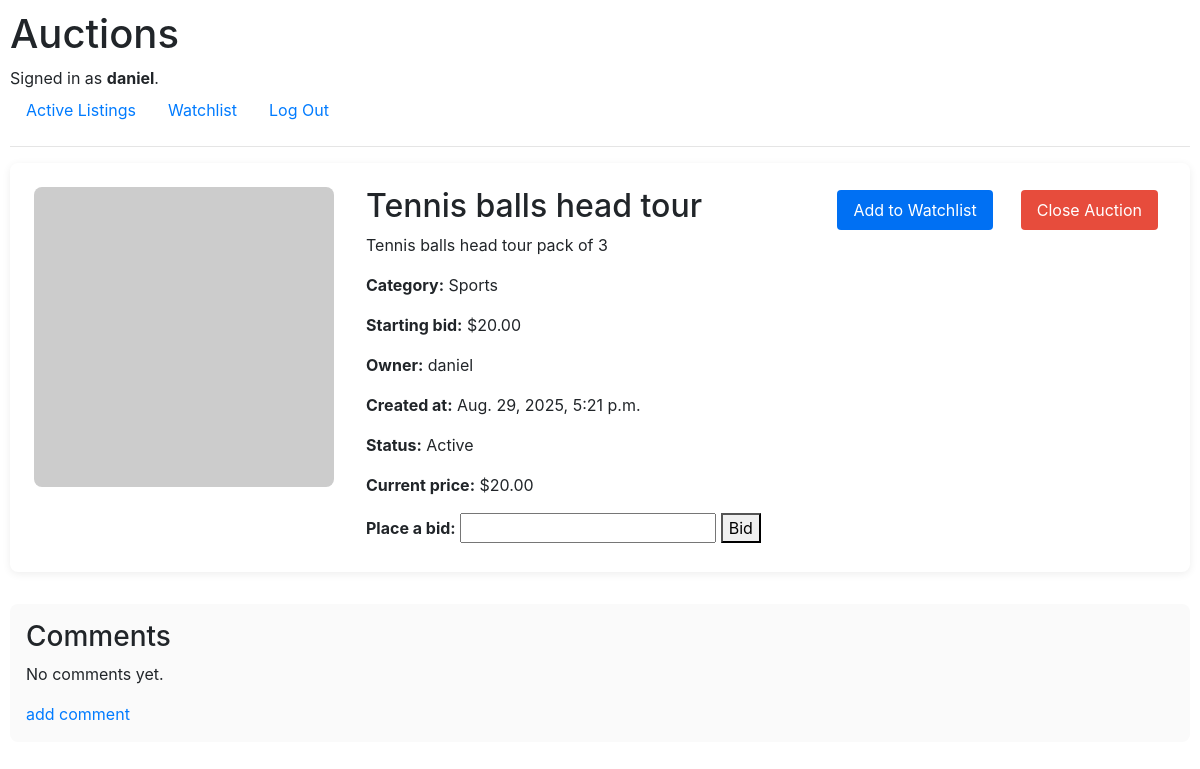
Screenshot of /listing/3 (signed in) with the database file from the repository.
### auctions/models.py (models this page shows, shortened)
class User(AbstractUser):
    pass

class AuctionListing(models.Model):
    title = models.CharField(max_length=64)
    description = models.TextField()
    starting_bid = models.DecimalField(max_digits=10, decimal_places=2)
    image_url = models.URLField(blank=True, null=True, max_length=400)
    created_at = models.DateTimeField(auto_now_add=True)
    is_active = models.BooleanField(default=True)
    owner = models.ForeignKey(User, on_delete=models.CASCADE, related_name="listings")
    category = models.ForeignKey("AuctionCategorie", on_delete=models.SET_NULL, null=True, blank=True, related_name="listings")
    def get_current_price(self):
        bids = self.bids.all()
        if bids:
            return bids.aggregate(Max('amount'))['amount__max']
        return self.starting_bid

class AuctionCategorie(models.Model):
    name = models.CharField(max_length=64)

### auctions/views.py (the view)
# urls.py: path("listing/<int:listing_id>", views.listing_view, name="listing"),
def listing_view(request, listing_id):
    if request.user.is_authenticated:
        user = request.user
        is_watchlisted = True if user.watchlist.filter(listing_id=listing_id).first() else False
    else:
        is_watchlisted = False
    listing = AuctionListing.objects.get(id=listing_id)
    return render(request, "auctions/listing_page.html", {
        "listing": listing,
        "is_watchlisted": is_watchlisted
    })

### auctions/templates/auctions/listing_page.html (shortened to what this page needs)
{% extends "auctions/layout.html" %}
{% load static %}
{% block extra_css %}
    <link href="{% static 'auctions/listing.css' %}" rel="stylesheet">
{% endblock %}
{% block body %}
    <div class="listing-detail-card">
        <div class="listing-detail-image">
            {% if listing.image_url %}
                <img src="{{ listing.image_url }}" alt="{{ listing.title }}" />
            {% else %}
                <img src="https://via.placeholder.com/300x300?text=No+Image" alt="No image" />
            {% endif %}
        </div>
        <div class="listing-detail-info">
            <div class="listing-header">
                <h2>{{ listing.title }}</h2>
                <div class="listing-actions">
                    {% if user.is_authenticated %}
                        <form method="post" action="{% url is_watchlisted|yesno:'remove_from_watchlist,add_to_watchlist' listing.id %}">
                            {% if is_watchlisted %}
                                <button type="submit" class="watchlist-btn remove">Remove from Watchlist</button>
                            {% else %}
                                <button type="submit" class="watchlist-btn add">Add to Watchlist</button>
                            {% endif %}
                        </form>
                    {% endif %}
                    {% if user.is_authenticated and user == listing.owner and listing.is_active %}
                        <form method="post" action="{% url 'close_auction' listing.id %}" style="margin-left:10px;">
                            <button type="submit" class="delete-btn">Close Auction</button>
                        </form>
                    {% endif %}
                </div>
            </div>
            <p>{{ listing.description }}</p>
            <p><strong>Category:</strong> {{ listing.category.name }}</p>
            <p><strong>Starting bid:</strong> ${{ listing.starting_bid }}</p>
            <p><strong>Owner:</strong> {{ listing.owner.username }}</p>
            <p><strong>Created at:</strong> {{ listing.created_at }}</p>
            <p><strong>Status:</strong> {% if listing.is_active %}Active{% else %}Closed{% endif %}</p>
            <p><strong>Current price:</strong> ${{ listing.get_current_price|floatformat:2 }}</p>
            {% if user.is_authenticated and listing.is_active %}
                <form method="post" action="{% url 'bid' listing.id %}" style="margin-top:15px;">
                    <label for="bid_amount"><strong>Place a bid:</strong></label>
                    <input type="number" step="0.01" min="{{ listing.get_current_price }}" name="bid_amount" id="bid_amount" required>
                    <button type="submit" class="bid-btn">Bid</button>
                </form>
            {% endif %}
        </div>
    </div>
    <div class="comments-section">
        <h3>Comments</h3>
        {% if comments %}
            <ul class="comments-list">
                {% for comment in comments %}
                    <li>
                        <strong>{{ comment.user.username }}</strong> ({{ comment.created_at }}):<br>
                        {{ comment.text }}
                    </li>
                {% endfor %}
            </ul>
        {% else %}
            <p>No comments yet.</p>
        {% endif %}
        {% if user.is_authenticated %}
            <a href="">add comment</a>
        {% else %}
            <p><a href="{% url 'login' %}">Log in</a> to post a comment.</p>
        {% endif %}
    </div>
{% endblock %}

### auctions/templates/auctions/layout.html (shortened to what this page needs)
{% load static %}
<!DOCTYPE html>
<html lang="en">
    <head>
        <link rel="stylesheet" href="https://stackpath.bootstrapcdn.com/bootstrap/4.4.1/css/bootstrap.min.css">
        <link href="{% static 'auctions/styles.css' %}" rel="stylesheet">
        {% block extra_css %}{% endblock %}
    </head>
    <body>
        <h1>Auctions</h1>
        <div>
            {% if user.is_authenticated %}
                Signed in as <strong>{{ user.username }}</strong>.
            {% else %}
                Not signed in.
            {% endif %}
        </div>
        <ul class="nav">
            <li class="nav-item">
                <a class="nav-link" href="{% url 'index' %}">Active Listings</a>
            </li>
            {% if user.is_authenticated %}
                <li class="nav-item">
                    <a class="nav-link" href="{% url 'user_watchlist' %}">Watchlist</a>
                </li>
                <li class="nav-item">
                    <a class="nav-link" href="{% url 'logout' %}">Log Out</a>
                </li>
            {% endif %}
        </ul>
        <hr>
        {% block body %}
        {% endblock %}
    </body>
</html>

### auctions/static/auctions/styles.css (style rules this page uses)
body { padding: 10px; }

### auctions/static/auctions/listing.css (style rules this page uses)
.listing-detail-card { display: flex; gap: 32px; margin-bottom: 32px; background: #fff; border-radius: 8px; box-shadow: 0 2px 8px rgba(0,0,0,0.07); padding: 24px; }
.listing-detail-image img { width: 300px; height: 300px; object-fit: cover; border-radius: 8px; }
.listing-detail-info { flex: 1; }
.watchlist-btn, .delete-btn, .comment-btn { padding: 8px 16px; border-radius: 4px; border: none; cursor: pointer; margin-right: 8px; }
.watchlist-btn.add { background: #0070f3; color: #fff; }
.delete-btn { background: #e74c3c; color: #fff; }
.comments-section { margin-top: 32px; background: #fafafa; border-radius: 8px; padding: 16px; }
.listing-header { display: flex; justify-content: space-between; align-items: center; }
.listing-actions { display: flex; gap: 10px; }

### rows the page displays
User: username "daniel"
AuctionListing: title "Tennis balls head tour", description "Tennis balls head tour pack of 3", category.name "Sports", starting_bid "20.00", owner.username "daniel", created_at "Aug. 29, 2025, 5:21 p.m.", get_current_price "20.00"
